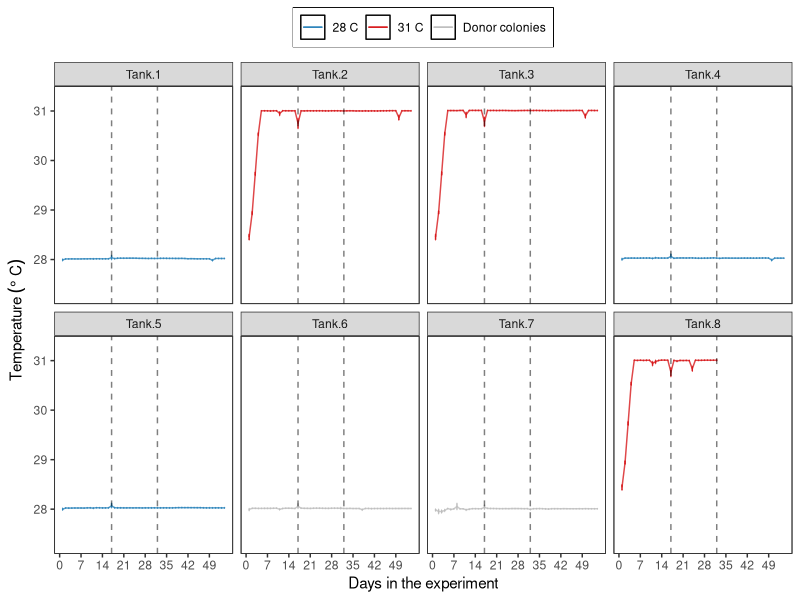
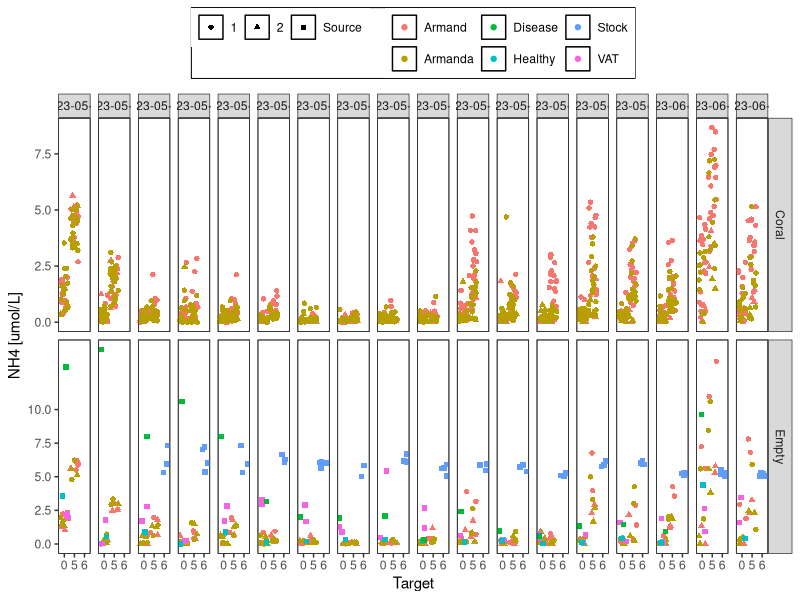
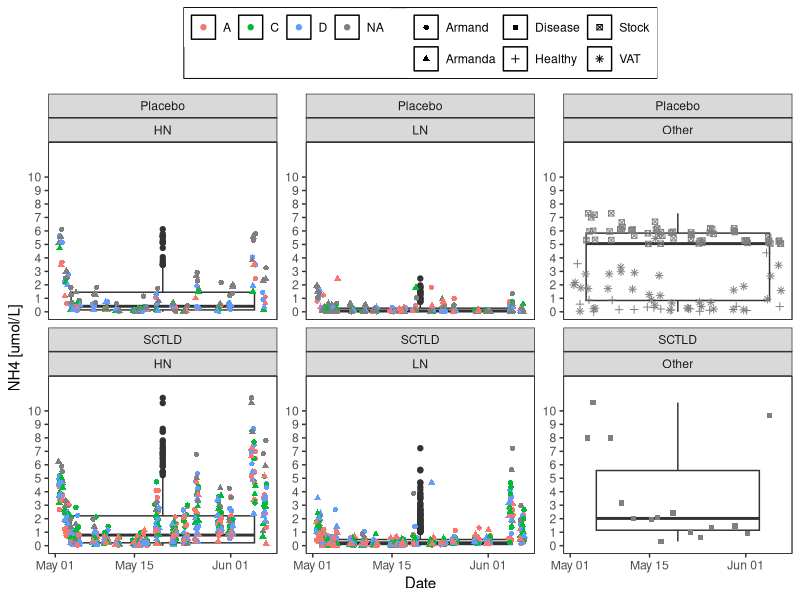
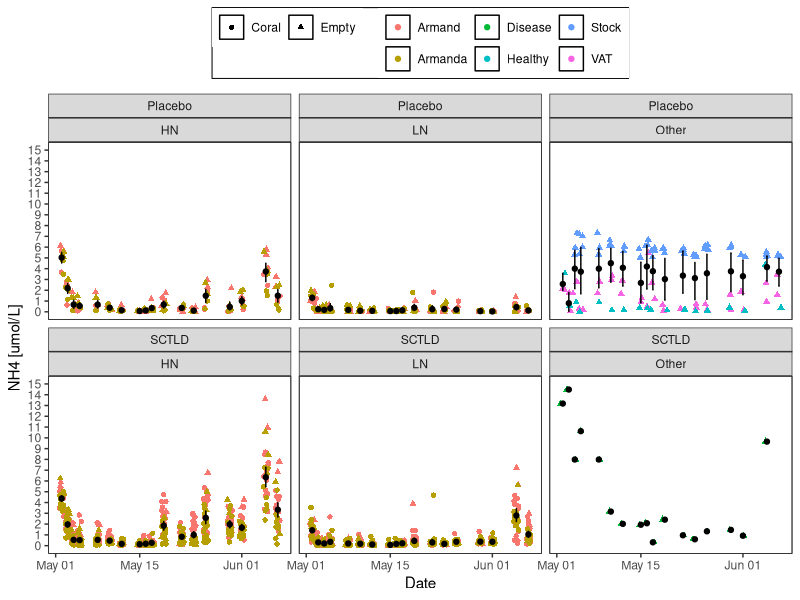
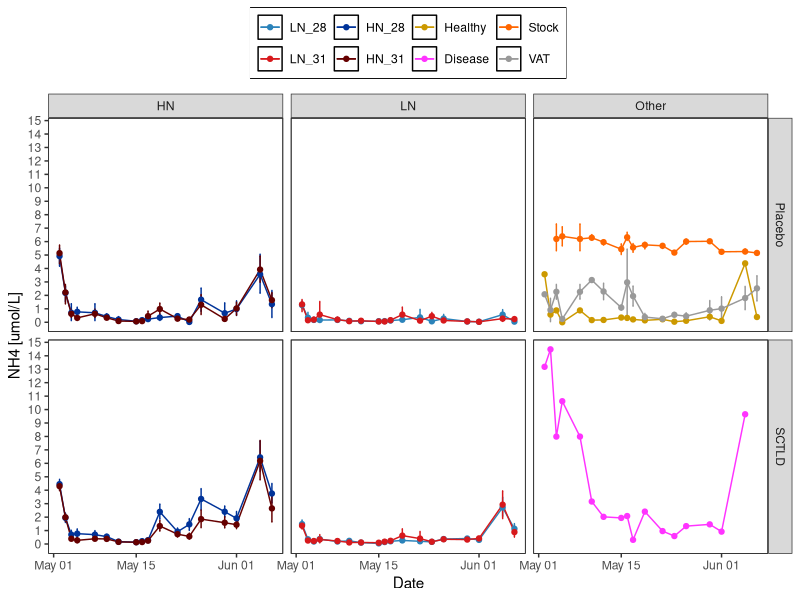
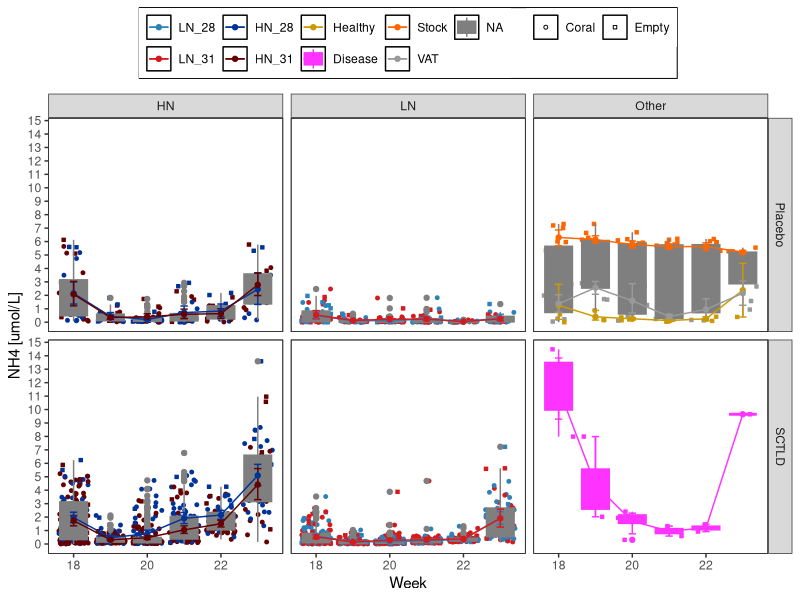
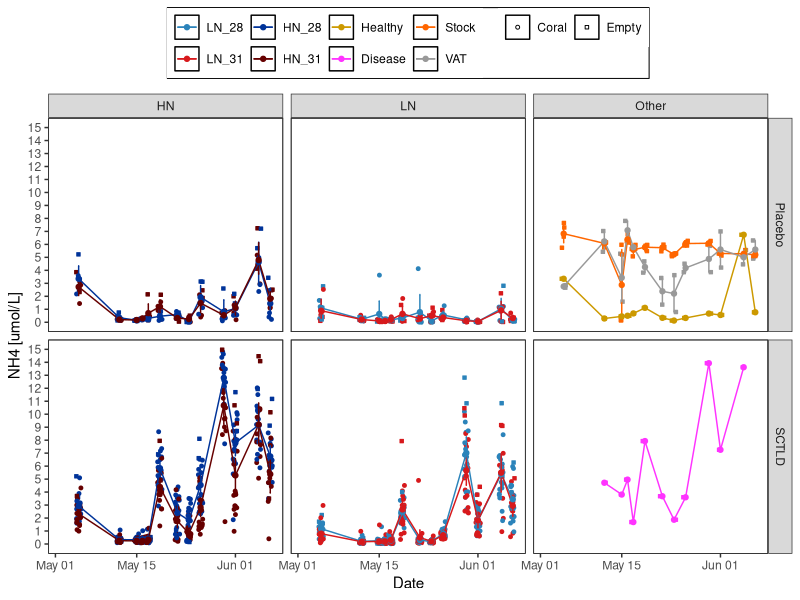
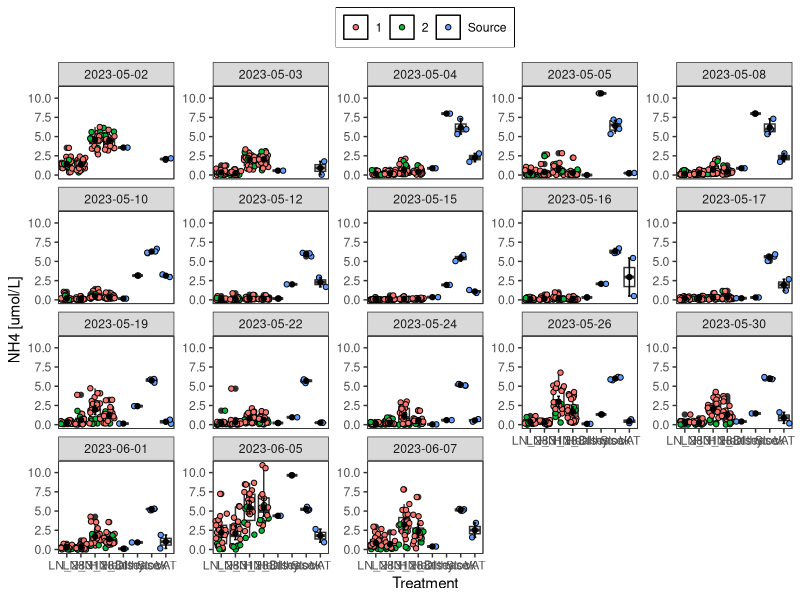

Here is the R script that generated these plots, in order: (Note: this script raises an error after producing the figures.)
## ---- chunk 1
knitr::opts_chunk$set(echo = TRUE, warning=FALSE, message=FALSE)
## ---- chunk 2

# Load all libraries and sources required to run the script
    library(tidyverse)
    library(ggthemes)
    library(ggplot2)
    library(plyr)
    library(tidyr)

    library(lme4)
    library(lmerTest)
    library(reshape2)

# Graphs
# Plots
MyTheme<-theme_bw() +  
theme(legend.position="top",
          plot.background=element_blank(),
          #axis.text.x = element_text(angle = 90, vjust = 0.5),
          panel.grid.major.y = element_blank(),
          panel.grid.major.x = element_blank(),
          panel.grid.minor.x = element_blank(),
          panel.grid.minor.y = element_blank(),
          legend.box.background = element_rect(),
          legend.title = element_blank(),
          panel.background =element_rect(fill = NA, 
                                         color = "black"))#+
  #guides(fill=guide_legend(nrow=2,byrow=TRUE), shape=guide_legend(nrow=3,byrow=TRUE))

Treat_fill<-scale_fill_manual(values =
                           c("#2b83ba", "#003399",
                             "#d7191c", "#660000"))

Treat_colour<-scale_colour_manual(values =
                           c("#2b83ba", "#003399",
                             "#d7191c", "#660000"))
  
## ---- chunk 3
# Data
    Temp<-read.csv("Data/Temperature.csv", header = TRUE)
    #summary(Temp)
    Temp$Time<-as.POSIXct(Temp$Time, format="%m/%d/%Y %H:%M",
                               tz = "America/New_York" )
    Temp<-Temp %>% filter(!between(Time, as.POSIXct('2023-05-18 08:50:00.00'),
                                as.POSIXct('2023-05-18 09:55:00.00')))
   
    
    Temp <- gather(Temp, Tank, Temperature, 
                   Tank.1:Tank.8, factor_key=TRUE)
    #Temp<-Temp[Temp$Tank!="Tank.6",]
    #Temp<-Temp[Temp$Tank!="Tank.7",]
    Temp<-Temp %>% mutate(Group =
                     case_when(Tank == "Tank.1" ~ "Control Temperature", 
                               Tank == "Tank.2" ~ "High Temperature", 
                               Tank == "Tank.3" ~ "High Temperature", 
                               Tank == "Tank.4" ~ "Control Temperature",
                               Tank == "Tank.5" ~ "Control Temperature", 
                               Tank == "Tank.6" ~ "Donor colonies", 
                               Tank == "Tank.7" ~ "Donor colonies", 
                               Tank == "Tank.8" ~ "High Temperature"))
    Temp$Group<-factor(Temp$Group, levels = c("Control Temperature",
                                              "High Temperature",
                                              "Donor colonies"))
    
    Temp<-Temp %>% mutate(Group2 =
                     case_when(Group == "Control Temperature" ~ "28 C", 
                               Group == "High Temperature" ~ "31 C", 
                               Group == "Donor colonies" ~ "Donor colonies"))
    
    # Remove data from tank that had a sensor failed
    Temp<-Temp %>% filter((Time<as.POSIXct('2023-06-02 00:50:00.00') | 
                          Tank!="Tank.8"))
    Temp$Date<-as.Date(Temp$Time)
    Temp$Day<-as.numeric(difftime(Temp$Date, 
                                  as.Date("2023-05-01"), units="days"))
    summary(Temp)
## ---- chunk 4
Temperature<- ggplot(Temp, aes (Time, Temperature)) +
  geom_jitter(aes(colour=Group), alpha=1, size=0.5)+
  # stat_summary(fun.data = "mean_cl_boot", 
  #              geom = "errorbar", width = 0.2,  color="black" )+
  # stat_summary(fun=mean, geom="point",  color="black") + 

  theme(legend.position = "bottom")+
  scale_y_continuous(limits = c(26, 32),
                      breaks = seq(0,32, 2),  
                      #   expand = c(0.01, 0.01),
                      name=("Temperature (C)")) +
  
    scale_x_datetime(breaks = "7 days",
                      date_labels = "%b %d",
                      limits = c(as.POSIXct("2023-05-02 12:30"),
                                 as.POSIXct("2023-06-24 18:00")),
                      #  expand = c(0.01, 0.01),
                      name=("Date")) +
   
  geom_vline(xintercept = as.POSIXct("2023-05-18"),
              linetype=2)+
  annotate("text", x = c(as.POSIXct("2023-05-13"), as.POSIXct("2023-06-12")), y = 27, label = "*")+
  
  MyTheme + facet_wrap(~Tank, ncol = 4)+
  #facet_wrap(~(fct_rev(Tank)), ncol = 4)+
  scale_colour_manual(
  values = c("#2b83ba", "#d7191c", "gray"))+
  theme(legend.position = "none")

#Temperature
## ---- chunk 5
Temperature<- ggplot(Temp, aes (Day, Temperature, colour=Group2)) +
  #geom_jitter(aes(colour=Group), alpha=1, size=0.5)+
  stat_summary(fun.data = "mean_cl_boot", 
                geom = "errorbar", width = 0.2)+
  stat_summary(fun=mean, geom="line", alpha=0.8) + 

  theme(legend.position = "bottom")+
  scale_y_continuous(limits = c(27.3, 31.3),
                      breaks = seq(0,32, 1),  
                      #   expand = c(0.01, 0.01),
                      name=expression(Temperature~(degree~C))) +
      scale_x_continuous(breaks = seq(0, 51, 7),
                      name=("Days in the experiment")) +
  
    # scale_x_date(breaks = "7 days",
    #                   date_labels = "%b %d",
    #                   limits = c(as.Date("2023-05-02"),
    #                              as.Date("2023-06-12")),
    #                   #  expand = c(0.01, 0.01),
    #                   name=("Date")) +
   
  #geom_vline(xintercept = as.Date(c("2023-05-18", "2023-06-02")),
  #            linetype=2, alpha=0.5)+
  # annotate("text", x = c(as.Date("2023-05-13"), 
  #                        as.Date("2023-06-02")), y = 27.5, label = "*")+
  geom_vline(xintercept = c(17, 32),
              linetype=2, alpha=0.5)+
  
  MyTheme + facet_wrap(~Tank, ncol = 4)+
  #facet_wrap(~(fct_rev(Tank)), ncol = 4)+
  scale_colour_manual(
  values = c("#2b83ba", "#d7191c", "gray"))+
  theme(legend.position = "top")

Temperature
## ---- chunk 6
# Data
    data<-read.csv("Data/Nutrients.csv", header = TRUE)
    data<-data[data$Sample.ID<1843,]
    summary(data)
    
    data$N<-as.numeric(data$N)
    
    data$Date<-as.Date(data$Date)
    #data$Time<-as.POSIXct(data$Time)
    library(lubridate)
    data$Week<-isoweek(ymd(data$Date))
    
    #data$TimePoint<-factor(data$TP)-17
    data$Target<-factor(data$Target,
                           levels=c("0", "5", "6"))
    # data$Pump<-factor(data$Pump,
    #                        levels=c("1", "2"))
    
    data<-droplevels(data)
    data$Treatment<-factor(data$Treatment, levels = c ("LN_28", "LN_31", "HN_28", "HN_31",
                                                       "Healthy", "Disease",  "Stock", "VAT"))
    data$Treatment3<-factor(paste(data$Nutrients, 
                                  data$Disease, sep = "_"))
    data<-data[data$Date!="2023-05-18", ]
    data$Day<-as.numeric(difftime(data$Date, 
                                  as.Date("2023-05-01"), units="days"))

    summary(data)
## ---- chunk 7
NH4_plot<- ggplot(data, aes (Target, NH4)) +
  #geom_boxplot ()+
  geom_jitter(aes(colour=Arm, shape=Pump), alpha=1)+
  # stat_summary(fun.data = "mean_cl_boot", 
  #              geom = "errorbar", width = 0.2,  color="black" )+
  # stat_summary(fun=mean, geom="point",  color="black") + 
  #geom_point(shape=21)+

 
  theme(legend.position = "bottom")+
  scale_y_continuous(#limits = c(0, 11),
                      breaks = seq(0,12, 2.5),  
                      #   expand = c(0.01, 0.01),
                      name=("NH4 [umol/L]")) +
  # geom_hline(yintercept = 4.1, linetype=2)+
  # geom_hline(yintercept = 0.3, linetype=2)+
  MyTheme +
  facet_grid(Beaker.conditions~Date, scales = "free_y")

NH4_plot
## ---- chunk 8
NH4_genotype<- ggplot(data, aes (Date, NH4)) +
  geom_boxplot ()+
  geom_jitter(aes(colour=Genotype, shape=Arm), alpha=1)+
  # stat_summary(fun.data = "mean_cl_boot", 
  #              geom = "errorbar", width = 0.2,  color="black" )+
  # stat_summary(fun=mean, geom="point",  color="black") + 
  #geom_point(shape=21)+

  theme(legend.position = "bottom")+
  scale_y_continuous(limits = c(0, 12),
                      breaks = seq(0,10, 1),  
                      #   expand = c(0.01, 0.01),
                      name=("NH4 [umol/L]")) +
  # geom_hline(yintercept = 4.1, linetype=2)+
  # geom_hline(yintercept = 0.3, linetype=2)+
  MyTheme +
  facet_wrap(Disease~Nutrients, scales = "free_y")
NH4_genotype
## ---- chunk 9
NH4_Arms<- ggplot(data, aes (Date, NH4)) +
  #geom_boxplot ()+
  geom_jitter(aes(colour=Arm, shape=Beaker.conditions), alpha=1)+
  stat_summary(fun.data = "mean_cl_boot", 
                geom = "errorbar", width = 0.2,  color="black" )+
   stat_summary(fun=mean, geom="point",  color="black") + 
  #geom_point(shape=21)+

 
  theme(legend.position = "bottom")+
  scale_y_continuous(limits = c(0, 15),
                      breaks = seq(0,20, 1),  
                      #   expand = c(0.01, 0.01),
                      name=("NH4 [umol/L]")) +
  # geom_hline(yintercept = 4.1, linetype=2)+
  # geom_hline(yintercept = 0.3, linetype=2)+
  MyTheme +
  facet_wrap(Disease~Nutrients)

NH4_Arms
## ---- chunk 10
NH4_Temp<- ggplot(data, aes (Date, NH4, fill=Treatment, colour=Treatment)) +
 
  #geom_jitter(aes(colour=Treatment, shape=Beaker.conditions), alpha=1, size =1)+
  #geom_boxplot ()+
  scale_shape_manual(values=c(21, 22))+
  scale_color_manual(values=c("#2b83ba", "#d7191c", "#003399", "#660000",
                              '#CC9900','#FF33FF', '#FF6600', "#999999"))+
  scale_fill_manual(values=c("#2b83ba", "#d7191c", "#003399", "#660000",
                              '#CC9900','#FF33FF', '#FF6600', "#999999"))+
  stat_summary(fun.data = "mean_cl_boot", 
                geom = "errorbar", width = 0.2)+
  stat_summary(fun.data = "mean_cl_boot", 
                geom = "line")+
  stat_summary(fun=mean, geom="point") + 
  #geom_point(shape=21)+
 
  theme(legend.position = "bottom")+
  scale_y_continuous(#limits = c(0, 15),
                      breaks = seq(0,20, 1),  
                      #   expand = c(0.01, 0.01),
                      name=("NH4 [umol/L]")) +
  # geom_hline(yintercept = 4.1, linetype=2)+
  # geom_hline(yintercept = 0.3, linetype=2)+
  MyTheme
  #NH4_Temp+facet_wrap(~Nutrients)
  NH4_Temp+facet_grid(Disease~Nutrients)
## ---- chunk 11
NH4_W<- ggplot(data, aes (Week, NH4, fill=Treatment, colour=Treatment)) +
 
  geom_jitter(aes(colour=Treatment, shape=Beaker.conditions), 
              alpha=1, size =1)+
  geom_boxplot(aes (Week, NH4, fill=Treatment, group=Week))+
  scale_shape_manual(values=c(21, 22))+
  scale_color_manual(values=c("#2b83ba", "#d7191c", "#003399", "#660000",
                              '#CC9900','#FF33FF', '#FF6600', "#999999"))+
  scale_fill_manual(values=c("#2b83ba", "#d7191c", "#003399", "#660000",
                              '#CC9900','#FF33FF', '#FF6600', "#999999"))+
  stat_summary(fun.data = "mean_cl_boot", 
                geom = "errorbar", width = 0.2)+
  stat_summary(fun.data = "mean_cl_boot", 
                geom = "line")+
  stat_summary(fun=mean, geom="point") + 
  #geom_point(shape=21)+
 
  theme(legend.position = "bottom")+
  scale_y_continuous(#limits = c(0, 15),
                      breaks = seq(0,20, 1),  
                      #   expand = c(0.01, 0.01),
                      name=("NH4 [umol/L]")) +
  # geom_hline(yintercept = 4.1, linetype=2)+
  # geom_hline(yintercept = 0.3, linetype=2)+
  MyTheme
  #NH4_Temp+facet_wrap(~Nutrients)
  NH4_W+facet_grid(Disease~Nutrients)
## ---- chunk 12
N_Temp<- ggplot(data, aes (Date, N, fill=Treatment, colour=Treatment )) +
 
  geom_jitter(aes(colour=Treatment, shape=Beaker.conditions), alpha=1, size =1)+
  #geom_boxplot ()+
  scale_shape_manual(values=c(21, 22))+
  scale_color_manual(values=c("#2b83ba", "#d7191c", "#003399", "#660000",
                              '#CC9900','#FF33FF', '#FF6600', "#999999"))+
  scale_fill_manual(values=c("#2b83ba", "#d7191c", "#003399", "#660000",
                              '#CC9900','#FF33FF', '#FF6600', "#999999"))+
  stat_summary(fun.data = "mean_cl_boot", 
                geom = "errorbar", width = 0.2)+
   stat_summary(fun.data = "mean_cl_boot", 
                geom = "line")+
   stat_summary(fun=mean, geom="point") + 
 
  theme(legend.position = "bottom")+
  scale_y_continuous(limits = c(0, 15),
                      breaks = seq(0,20, 1),  
                      #   expand = c(0.01, 0.01),
                      name=("NH4 [umol/L]")) +
  # geom_hline(yintercept = 4.1, linetype=2)+
  # geom_hline(yintercept = 0.3, linetype=2)+
  MyTheme
  #N_Temp+facet_wrap(~Nutrients)
N_Temp+facet_grid(Disease~Nutrients)

## ---- chunk 13
Concentrations <- ddply (data, .(Nutrients, Disease, Date),
                         summarise,
                meanNH4 = mean (NH4, na.rm = T), 
                sdNH4 = sd (NH4, na.rm = T))
Concentrations

Concentrations<-Concentrations %>% 
 mutate_if(is.numeric, round, digits=2)

# Concentrations<-reshape(Concentrations, idvar = c("Date"),
#                     timevar = c("Nutrients", "Disease"), direction = "wide")
# #Concentrations$Difference<-Concentrations$meanNH4.5-Concentrations$meanNH4.0
# Concentrations

## ---- chunk 14
NH4<- ggplot(data, aes (Treatment, NH4)) +
  geom_boxplot ()+
  geom_jitter(aes(fill=Pump), alpha=1, shape=21,)+
  stat_summary(fun.data = "mean_cl_boot",geom = "errorbar", width = 0.2,  color="black" )+
  stat_summary(fun=mean, geom="point",  color="black") + 
  #geom_point(shape=21)+

 
  theme(legend.position = "bottom")+
  scale_y_continuous(limits = c(0, 11),
                      breaks = seq(0,10, 2.5),  
                      #   expand = c(0.01, 0.01),
                         name=("NH4 [umol/L]")) +
  MyTheme +
  facet_wrap(~Date, scales = "free_y")

NH4
## ---- chunk 15
Concentrations <- ddply (data, .(Treatment, Date),
                         summarise,
                meanNH4 = mean (NH4, na.rm = T), 
                sdNH4 = sd (NH4, na.rm = T))
Concentrations

Concentrations<-Concentrations %>% 
 mutate_if(is.numeric, round, digits=2)

Concentrations<-reshape(Concentrations, idvar = c("Date"),
                    timevar = "Treatment", direction = "wide")

#Concentrations$Difference<-Concentrations$meanNH4.5-Concentrations$meanNH4.0
Concentrations

## ---- chunk 16
delta_O2<- ggplot(wide.data, aes (Treatment.Exposure, change)) +
  geom_boxplot ()+
  stat_summary(fun.data = "mean_cl_boot",geom = "errorbar", width = 0.2, colour="blue")+
  stat_summary(fun=mean, geom="point", colour="blue") + 
  geom_point(shape=21)+

  geom_point(alpha=0.5, shape=21)+
  theme(legend.position = "bottom")+
  scale_y_continuous(#limits = c(0, 15),
                      #   breaks = seq(0,1,0.2),  
                      #   expand = c(0.01, 0.01),
                         name=("delta O2 [nmol/min]")) +
  MyTheme + geom_abline(slope = 0, intercept = 0)+
  facet_grid(~Species.Exposure)
delta_O2


log_delta_O2<- ggplot(wide.data, aes (Treatment.Exposure, log(change))) +
  geom_boxplot ()+
  stat_summary(fun.data = "mean_cl_boot",geom = "errorbar", width = 0.2, colour="blue")+
  stat_summary(fun=mean, geom="point", colour="blue") + 
  #geom_point(shape=21)+

  geom_point(alpha=0.5, shape=21)+
  theme(legend.position = "bottom")+
  scale_y_continuous(#limits = c(0, 15),
                      #   breaks = seq(0,1,0.2),  
                      #   expand = c(0.01, 0.01),
                         name=("log delta O2 [nmol/min]")) +
  MyTheme + geom_abline(slope = 0, intercept = 0)+
  facet_grid(~Species.Exposure)
log_delta_O2
## ---- chunk 17
## model 1: LMER for both species
  fit1<-lmerTest::lmer(FINAL.MO2..nmol.min. ~Treatment * Timepoint +
                         Species + (1|Core), data=data)
  isSingular(fit1)
  anova(fit1)
  ranova(fit1)
  summary(fit1)
  par(mfrow=c(2,2))
  plot(fit1)
  par(mfrow=c(1,1))
  step(fit1)
  
## model 2: LMER for Past
  fit_Past<-lmerTest::lmer(FINAL.MO2..nmol.min. ~Treatment*Timepoint + (1|Core),
            data=data[data$Species=="Past",])
  isSingular(fit_Past)
  anova(fit_Past)
  ranova(fit_Past)
  summary(fit_Past)
  par(mfrow=c(2,2))
  plot(fit_Past)
  par(mfrow=c(1,1))
  #step(fit_Past)
  
## model 3: LMER for Ssid
  fit_Ssid<-lmerTest::lmer(FINAL.MO2..nmol.min. ~Treatment*Timepoint + (1|Core),
               data=data[data$Species=="Ssid",])
  isSingular(fit_Ssid)
  anova(fit_Ssid)
  ranova(fit_Ssid)
  summary(fit_Ssid)
  plot(fit_Ssid)
  #step(fit_Ssid)
## ---- chunk 18
exposure<-data[data$Timepoint=="Exposure", ]

## model 1: LMER for both species
  fit1<-lmerTest::lmer(log(FINAL.MO2..nmol.min.) ~Treatment +
                         Species + (1|Tank), data=exposure)
  isSingular(fit1)
  anova(fit1)
  ranova(fit1)
  summary(fit1)
  par(mfrow=c(2,2))
  plot(fit1)
  par(mfrow=c(1,1))
  #step(fit1)
  
## model 2: LMER for Past
  fit_Past<-lmerTest::lmer(log(FINAL.MO2..nmol.min.) ~Treatment + (1|Tank),
            data=exposure[exposure$Species=="Past",])
  isSingular(fit_Past)
  anova(fit_Past)
  ranova(fit_Past)
  summary(fit_Past)
  par(mfrow=c(2,2))
  plot(fit_Past)
  par(mfrow=c(1,1))
  #step(fit_Past)
  
## model 3: LMER for Ssid
  fit_Ssid<-lmerTest::lmer(log(FINAL.MO2..nmol.min.) ~Treatment + (1|Tank),
               data=exposure[exposure$Species=="Ssid",])
  isSingular(fit_Ssid)
  anova(fit_Ssid)
  ranova(fit_Ssid)
  summary(fit_Ssid)
  plot(fit_Ssid)
  #step(fit_Ssid)
## ---- chunk 19
exposure<-data[data$Timepoint=="Exposure", ]

## model 1: LMER for both species
  fit1<-lmerTest::lmer(FINAL.MO2..nmol.min. ~Treatment +
                         Species + (1|Tank), data=exposure)
  isSingular(fit1)
  anova(fit1)
  ranova(fit1)
  summary(fit1)
  par(mfrow=c(2,2))
  plot(fit1)
  par(mfrow=c(1,1))
  #step(fit1)
  
## model 2: LMER for Past
  fit_Past<-lmerTest::lmer(FINAL.MO2..nmol.min. ~Treatment + (1|Tank),
            data=exposure[exposure$Species=="Past",])
  isSingular(fit_Past)
  anova(fit_Past)
  ranova(fit_Past)
  summary(fit_Past)
  par(mfrow=c(2,2))
  plot(fit_Past)
  par(mfrow=c(1,1))
  #step(fit_Past)
  
## model 3: LMER for Ssid
  fit_Ssid<-lmerTest::lmer(FINAL.MO2..nmol.min. ~Treatment + (1|Tank),
               data=exposure[exposure$Species=="Ssid",])
  isSingular(fit_Ssid)
  anova(fit_Ssid)
  ranova(fit_Ssid)
  summary(fit_Ssid)
  plot(fit_Ssid)
  #step(fit_Ssid)
## ---- chunk 20
recovery<-data[data$Timepoint=="Recovery", ]

## model 1: LMER for both species
  fit1<-lmerTest::lmer(log(FINAL.MO2..nmol.min.) ~Treatment +
                         Species + (1|Tank), data=recovery)
  isSingular(fit1)
  anova(fit1)
  ranova(fit1)
  summary(fit1)
  par(mfrow=c(2,2))
  plot(fit1)
  par(mfrow=c(1,1))
  #step(fit1)
  
## model 2: LMER for Past
  fit_Past<-lmerTest::lmer(log(FINAL.MO2..nmol.min.) ~Treatment + (1|Tank),
            data=recovery[recovery$Species=="Past",])
  isSingular(fit_Past)
  anova(fit_Past)
  ranova(fit_Past)
  summary(fit_Past)
  par(mfrow=c(2,2))
  plot(fit_Past)
  par(mfrow=c(1,1))
  #step(fit_Past)
  
## model 3: LMER for Ssid
  fit_Ssid<-lmerTest::lmer(log(FINAL.MO2..nmol.min.) ~Treatment + (1|Tank),
               data=recovery[recovery$Species=="Ssid",])
  isSingular(fit_Ssid)
  anova(fit_Ssid)
  ranova(fit_Ssid)
  summary(fit_Ssid)
  plot(fit_Ssid)
  #step(fit_Ssid)
## ---- chunk 21
recovery<-data[data$Timepoint=="Recovery", ]

## model 1: LMER for both species
  fit1<-lmerTest::lmer(FINAL.MO2..nmol.min. ~Treatment +
                         Species + (1|Tank), data=recovery)
  isSingular(fit1)
  anova(fit1)
  ranova(fit1)
  summary(fit1)
  par(mfrow=c(2,2))
  plot(fit1)
  par(mfrow=c(1,1))
  #step(fit1)
  
## model 2: LMER for Past
  fit_Past<-lmerTest::lmer(FINAL.MO2..nmol.min. ~Treatment + (1|Tank),
            data=recovery[recovery$Species=="Past",])
  isSingular(fit_Past)
  anova(fit_Past)
  ranova(fit_Past)
  summary(fit_Past)
  par(mfrow=c(2,2))
  plot(fit_Past)
  par(mfrow=c(1,1))
  #step(fit_Past)
  
## model 3: LMER for Ssid
  fit_Ssid<-lmerTest::lmer(FINAL.MO2..nmol.min. ~Treatment + (1|Tank),
               data=recovery[recovery$Species=="Ssid",])
  isSingular(fit_Ssid)
  anova(fit_Ssid)
  ranova(fit_Ssid)
  summary(fit_Ssid)
  plot(fit_Ssid)
  #step(fit_Ssid)
## ---- chunk 22
## model 1: LMER for both species
  fit1<-lmerTest::lmer(change ~Treatment.Exposure * 
                         Species.Exposure + (1|Tank.Exposure), data=wide.data)
  isSingular(fit1)
  anova(fit1)
  ranova(fit1)
  summary(fit1)
  par(mfrow=c(2,2))
  plot(fit1)
  par(mfrow=c(1,1))
  #step(fit1)
  
## model 2: LMER for Past
  fit_Past<-lmerTest::lmer(change ~Treatment.Exposure + (1|Tank.Exposure),
            data=wide.data[wide.data$Species.Exposure=="Past",])
  isSingular(fit_Past)
  anova(fit_Past)
  ranova(fit_Past)
  summary(fit_Past)
  par(mfrow=c(2,2))
  plot(fit_Past)
  par(mfrow=c(1,1))
  #step(fit_Past)
  
## model 3: LMER for Ssid
  fit_Ssid<-lmerTest::lmer(change ~Treatment.Exposure + (1|Tank.Exposure),
               data=wide.data[wide.data$Species.Exposure=="Ssid",])
  isSingular(fit_Ssid)
  anova(fit_Ssid)
  ranova(fit_Ssid)
  summary(fit_Ssid)
  plot(fit_Ssid)
  #step(fit_Ssid)
## ---- chunk 23
# Pairwise comparisons
  # Day specific comparisons
  # Sw.emmc<-emmeans(fit4, ~Treatment)
  # Sw_groups<-cld(Sw.emmc)
  # Sw_groups
## ---- chunk 24
## model 1: LM for both species
  fit1<-lm(change ~Treatment.Exposure * Species.Exposure,
              data=wide.data)
 
  anova(fit1)
  summary(fit1)
  par(mfrow=c(2,2))
  plot(fit1)
  par(mfrow=c(1,1))
  
## model 2: LM for Past
  fit_Past<-lm(change ~Treatment.Exposure,
              data=wide.data[wide.data$Species.Exposure=="Past",])
  anova(fit_Past)
  summary(fit_Past)
  par(mfrow=c(2,2))
  plot(fit_Past)
  par(mfrow=c(1,1))
  #step(fit_Past)
  
## model 3: LM for Ssid
  fit_Ssid<-lm(change ~Treatment.Exposure,
              data=wide.data[wide.data$Species.Exposure=="Ssid",])
  anova(fit_Ssid)
  summary(fit_Ssid)
  par(mfrow=c(2,2))
  plot(fit_Ssid)
  par(mfrow=c(1,1))
  #step(fit_Ssid)
## ---- chunk 25
## model 1: LMER for both species
  fit1<-lm(log(change) ~Treatment.Exposure * Species.Exposure,
              data=wide.data)
  anova(fit1)
  #ranova(fit1)
  summary(fit1)
  par(mfrow=c(2,2))
  plot(fit1)
  par(mfrow=c(1,1))
  #step(fit1)
  
## model 2: LMER for Past
  fit_Past<-lm(log(change) ~Treatment.Exposure,
              data=wide.data[wide.data$Species.Exposure=="Past",])
  anova(fit_Past)
  summary(fit_Past)
  par(mfrow=c(2,2))
  plot(fit_Past)
  par(mfrow=c(1,1))
  #step(fit_Past)
  
## model 3: LMER for Ssid
  fit_Ssid<-lm(log(change) ~Treatment.Exposure,
              data=wide.data[wide.data$Species.Exposure=="Ssid",])
  anova(fit_Ssid)
  summary(fit_Ssid)
  par(mfrow=c(2,2))
  plot(fit_Ssid)
  par(mfrow=c(1,1))
  #step(fit_Ssid)

# Pairwise comparisons
  # Day specific comparisons
  # Sw.emmc<-emmeans(fit4, ~Treatment)
  # Sw_groups<-cld(Sw.emmc)
  # Sw_groups

## ---- chunk 26
# Creates bibliography 
#knitr::write_bib(c(.packages()), "packages.bib")
